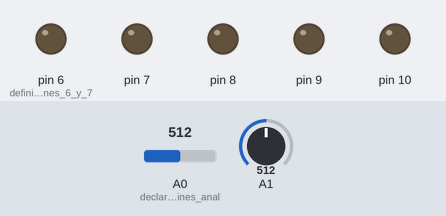
Bench run of a sketch on a simulated Arduino Uno, built with avr-gcc and run on an emulated ATmega328P. On the bench: output pins drawn as LEDs (lit = HIGH). The inputs (shaded band) are chosen by the test bench; at power-on: A0 (declaramos_los_pines_anal) = 512, A1 = 512.

Above: at 0.15 s.
At 1.35 s:
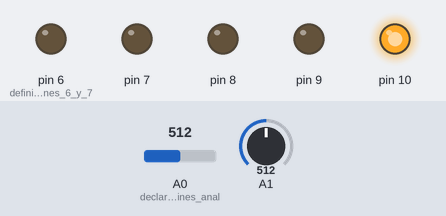
At 2.25 s:
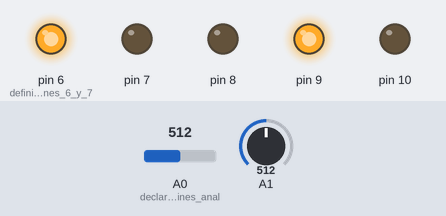
At 3.76 s:
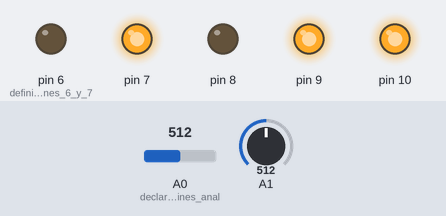
At 5.26 s:
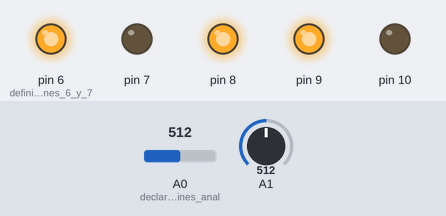
At 6.77 s:
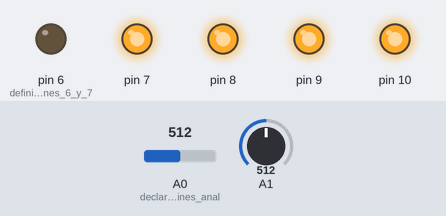
Timing chart, 0 to 7.3 s (numbered marks = the images above):
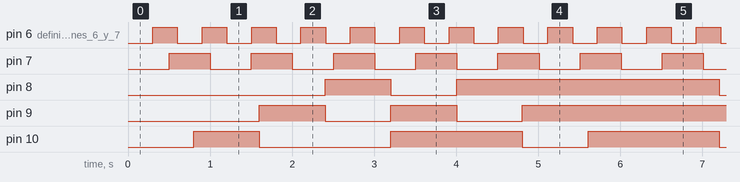

The sketch:

millis.ino
```cpp
long tiempo; //Declaramos las variables tiempo, tiempo2, tiempo3 y t1, t2 y t3.
long tiempo2;
long tiempo3;
long t1,t2,t3;
int op=1;

void setup() {
  pinMode(6,OUTPUT); //definimos los pines 6 y 7 como salidas
  pinMode(7,OUTPUT);
  for(int i=8;i<11;i++){
    pinMode(i,OUTPUT); //declaramos los pines del 8 al 10 como salidas
  }
  pinMode(A0,INPUT); //declaramos los pines analogicos A0 y A1 como entradas
  pinMode(A1,INPUT);
  tiempo= millis(); //Usamos la función millis para las variables tiempo, tiempo2, tiempo3 y t1, t2 y t3.
  tiempo2=millis();
  tiempo3=millis();
  t1=millis();
  t2=millis();
  t3=millis();
}

void loop() {
  if(millis()-tiempo>500){ //Prendemos el led del pin 7 cada 500 ms
    digitalWrite(7,!digitalRead(7));
    tiempo=millis();
  }
  if(millis()-tiempo2>300){  //Prendemos el led del pin 6 cada 300 ms
    digitalWrite(6,!digitalRead(6));
    tiempo2=millis();
  }

  bool estado1=analogRead(A0); //declaramos dos variables booleanas para leer el estado de A0 y A1
  bool estado2=analogRead(A1);

  if(estado1){ //Prendemos el led del pin 5 si el botón está presionado
    digitalWrite(5,HIGH);
  }
  else{
    digitalWrite(5,LOW);
  }
  if(estado2){ //Prendemos el led del pin 4 si el botón está presionado
    digitalWrite(4,HIGH);
  }
  else{
    digitalWrite(4,LOW);
  }

  if(millis()-t1>800){ //
    if(op==1){
    digitalWrite(10,HIGH);
    digitalWrite(9,LOW);
    digitalWrite(8,LOW);
    }
    else if(op==2){
      digitalWrite(10,LOW);
      digitalWrite(9,HIGH);
      digitalWrite(8,LOW);
    }
    else if(op==3){
      digitalWrite(10,LOW);
      digitalWrite(9,LOW);
      digitalWrite(8,HIGH);
    }
    else if(op==4){
      digitalWrite(10,HIGH);
      digitalWrite(9,HIGH);
      digitalWrite(8,LOW);
    }
    else if(op==5){
      digitalWrite(10,HIGH);
      digitalWrite(9,LOW);
      digitalWrite(8,HIGH);
    }
    else if(op==6){
      digitalWrite(10,LOW);
      digitalWrite(9,HIGH);
      digitalWrite(8,HIGH);
    }
    else if(op==7){
      digitalWrite(10,HIGH);
      digitalWrite(9,HIGH);
      digitalWrite(8,HIGH);
    }

    if (op>7){
      op=1;
    }

    op++;
    t1=millis();

  }

}
```

Measured:
- by itself, pin 6 (definimos_los_pines_6_y_7): alternates HIGH for 0.30 s and LOW for 0.30 s
- by itself, pin 7: alternates HIGH for 0.50 s and LOW for 0.50 s
- by itself, pin 8: repeats every 5.6 s: LOW 0.80 s, HIGH 3.2 s, LOW 0.80 s, HIGH 0.80 s
- by itself, pin 9: repeats every 5.6 s: LOW 0.80 s, HIGH 0.80 s, LOW 0.80 s, HIGH 3.2 s
- by itself, pin 10: repeats every 5.6 s: LOW 1.6 s, HIGH 1.6 s, LOW 0.80 s, HIGH 1.6 s
